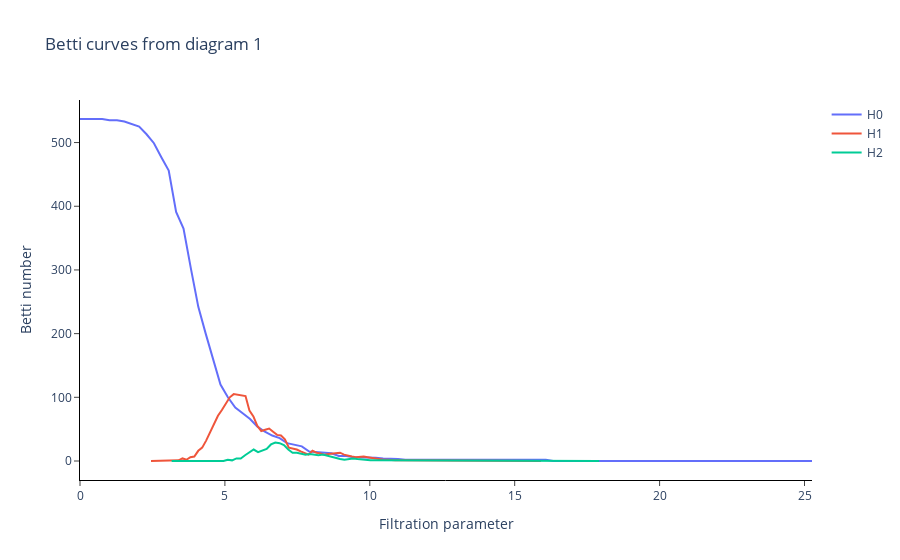

Write notebook code for a chart like this one.
### Code cell
BC = BettiCurve()
betti_curves = BC.fit_transform(diagrams)
BC.plot(betti_curves, sample=1)
